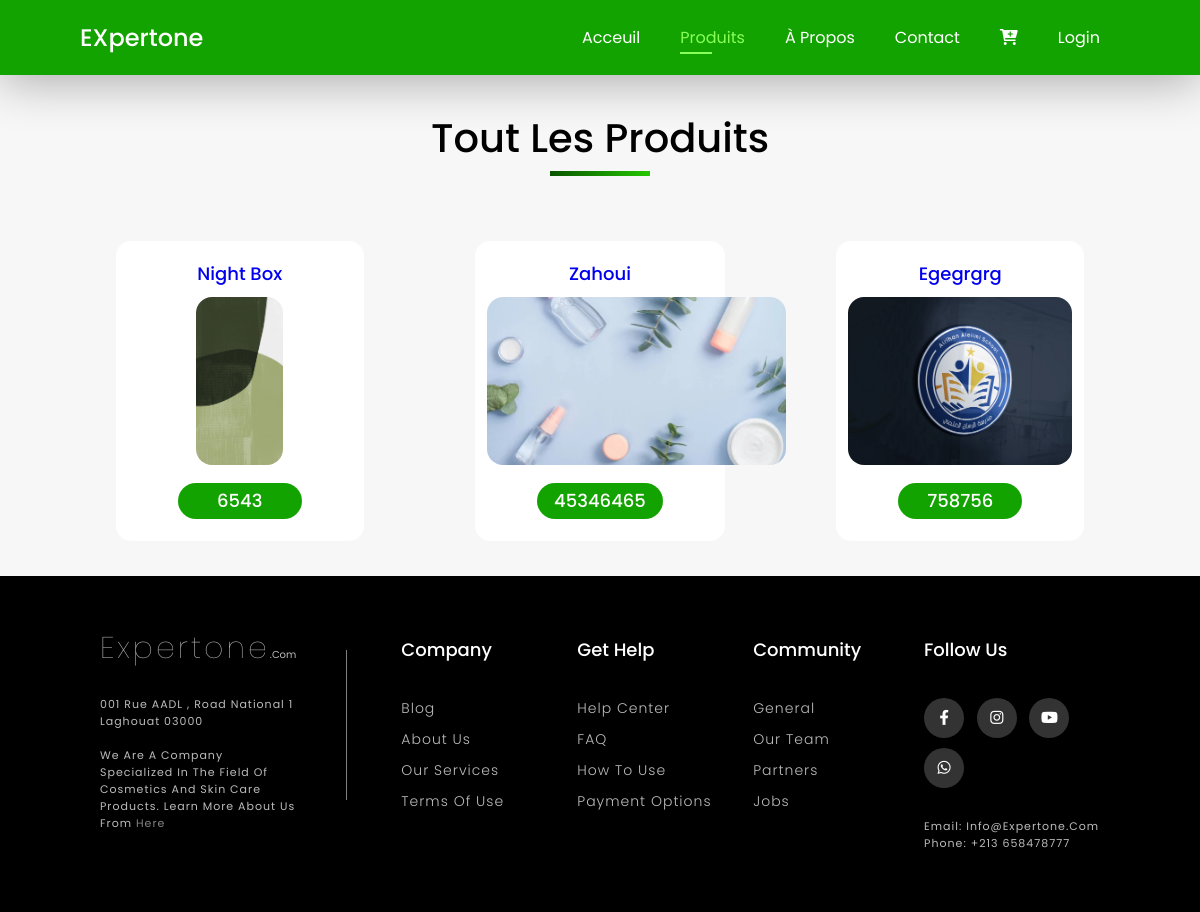
Before: /products.php with the older database file.
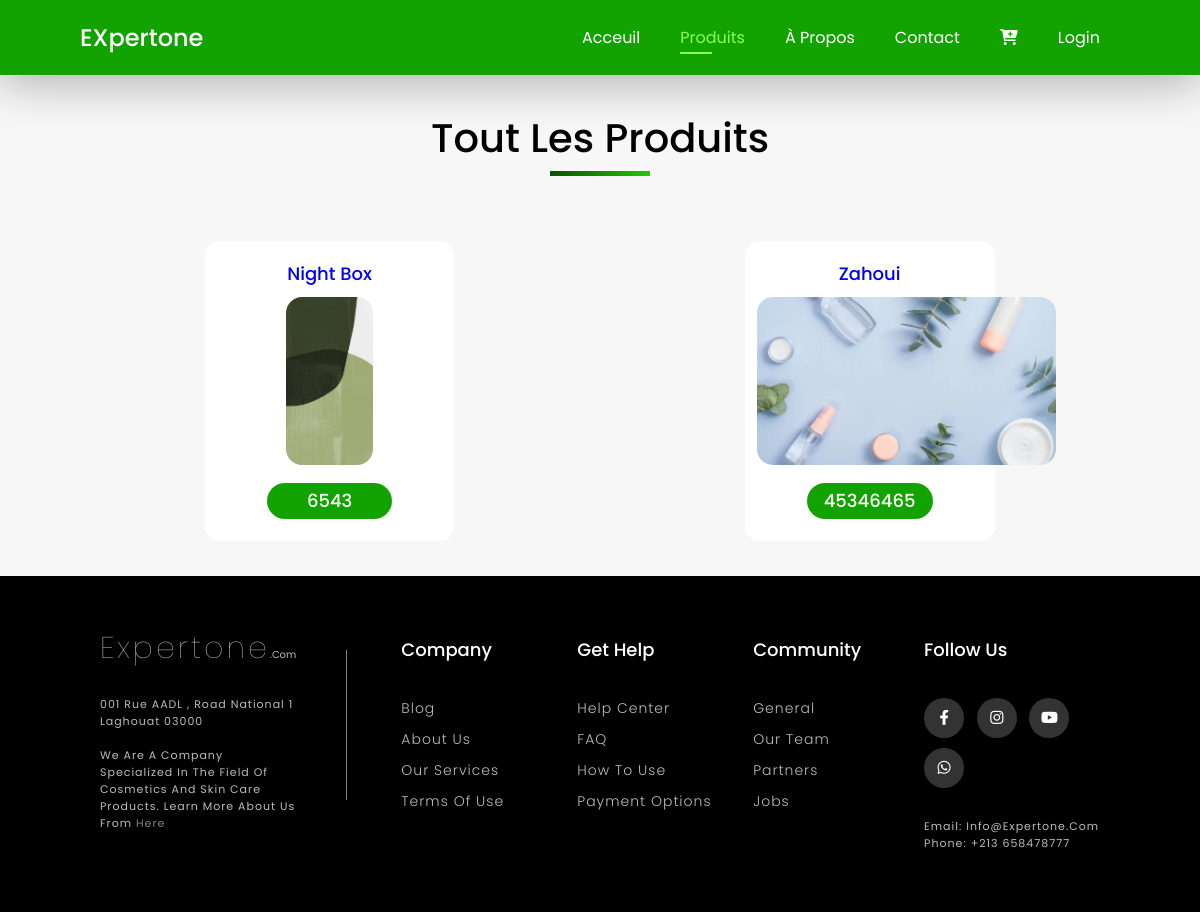
After: the same page with the newer database file.
### tables this page shows
CREATE TABLE IF NOT EXISTS `product` (
  `id` int(11) NOT NULL AUTO_INCREMENT,
  `name` varchar(255) NOT NULL,
  `price` int(11) NOT NULL,
  `description` text NOT NULL,
  `image_path` varchar(200) NOT NULL,
  PRIMARY KEY (`id`)
);

### products.php (the view, shortened to what this page needs)
<?php
include "config.php";
?>
<!DOCTYPE html>
<html lang="en">
<head>
    <link rel="stylesheet" href="css/style.css">
    <link rel="stylesheet" href="https://cdnjs.cloudflare.com/ajax/libs/font-awesome/6.2.0/css/all.min.css">
    <link rel="stylesheet" type="text/css" href=" https://cdnjs.cloudflare.com/ajax/libs/font-awesome/6.0.0-beta3/css/all.min.css">
    <link rel="stylesheet" href="https://cdn.jsdelivr.net/npm/@fortawesome/fontawesome-free@5.15.4/css/fontawesome.min.css">
</head>
<body>
<section class="header">
    <div class="logo">
        <h1>eXpertone</h1>
        </div>
    <div>
        <ul class="nav">
             <li><a  href="index.php"> Acceuil</a></li>
             <li><a class="active" href="products.php">Produits</a> </li>
             <li><a href="about.php"> à propos</a></li>
             <li><a href="contact.php"> Contact</a></li>
             <li><a href="cart.php" class="bot"><i class="fa-solid fa-cart-plus"></i></a></li>
             <li><a href="login.php"> Login</a></li>
        </ul>
    </div>
</section>
<section class="pro">
    <div class="weet-title">
        <h2>Tout les Produits</h2>
        <hr class="hr center">
    </div>
      <div  class="row" >
    <?php
    $sql = "SELECT * FROM product";
    $result = mysqli_query($conn, $sql);
    if(mysqli_num_rows($result) > 0){
    while($row = mysqli_fetch_assoc($result)){
    ?>
                <a href="product.php?id=<?php echo $row['id'];?>" class="col4">
              <h4><?php echo $row['name'];?></h4>
              <img src="<?php echo $row['image_path'];?>">
              <p><?php echo $row['price'];?></p>
      </a>
<?php
  }
  }
  ?>
      </div>
</section>
<footer class="footer">
    <div class="container1">
                 <div class="footer-col-left">
      <h1>Expertone</h1>.com
      <p>001 Rue AADL ,  Road National 1 Laghouat 03000<br> <br>
        We are a company specialized in the field of cosmetics and skin care products. learn more about us from <a href="about-us.php">here</a></p>
               </div>
        <div class="row1">
            <div class="footer-col">
                <h4>company</h4>
                <ul>
                    <li><a href="blog.php">Blog</a></li>
                    <li><a href="about-us.php">about us</a></li>
                    <li><a href="our-services.php">our services</a></li>
                    <li><a href="terms.php">terms of use</a></li>
                </ul>
            </div>
            <div class="footer-col">
                <h4>get help</h4>
                <ul>
                 <li><a href="help.php">Help center</a></li>
                 <li><a href="faq.php">FAQ</a></li>
                 <li><a href="how-to-use.php">How to use</a></li>
                 <li><a href="payment.php">payment options</a></li>
                </ul>
            </div>
            <div class="footer-col">
                <h4>community</h4>
                <ul>
                 <li><a href="general.php">general</a></li>
                 <li><a href="team.php">Our Team</a></li>
                 <li><a href="partners.php">partners</a></li>
                 <li><a href="jobs.php">jobs</a></li>
                </ul>
            </div>
            <div class="footer-col-social">
                <h4>follow us</h4>
                <div class="social-links">
                    <a href="https://www.facebook.com/"> <i class="fab fa-facebook-f"></i></a>
                    <a href="https://www.instagram.com/"> <i class="fab fa-instagram"></i></a>
                    <a href="#"> <i class="fab fa-youtube"></i></a>
                    <a href="https://wa.me/213658478777"> <i class="fab fa-whatsapp"></i></a>
                </div>
                <p>Email: info@expertone.com <br>
                    phone: +213 658478777
                </p>
            </div>
        </div>
    </div>
</footer>
</body>
</html>

Changed rows visible on the page:
removed product: name "Egegrgrg", image_path (picture), price "758756"
